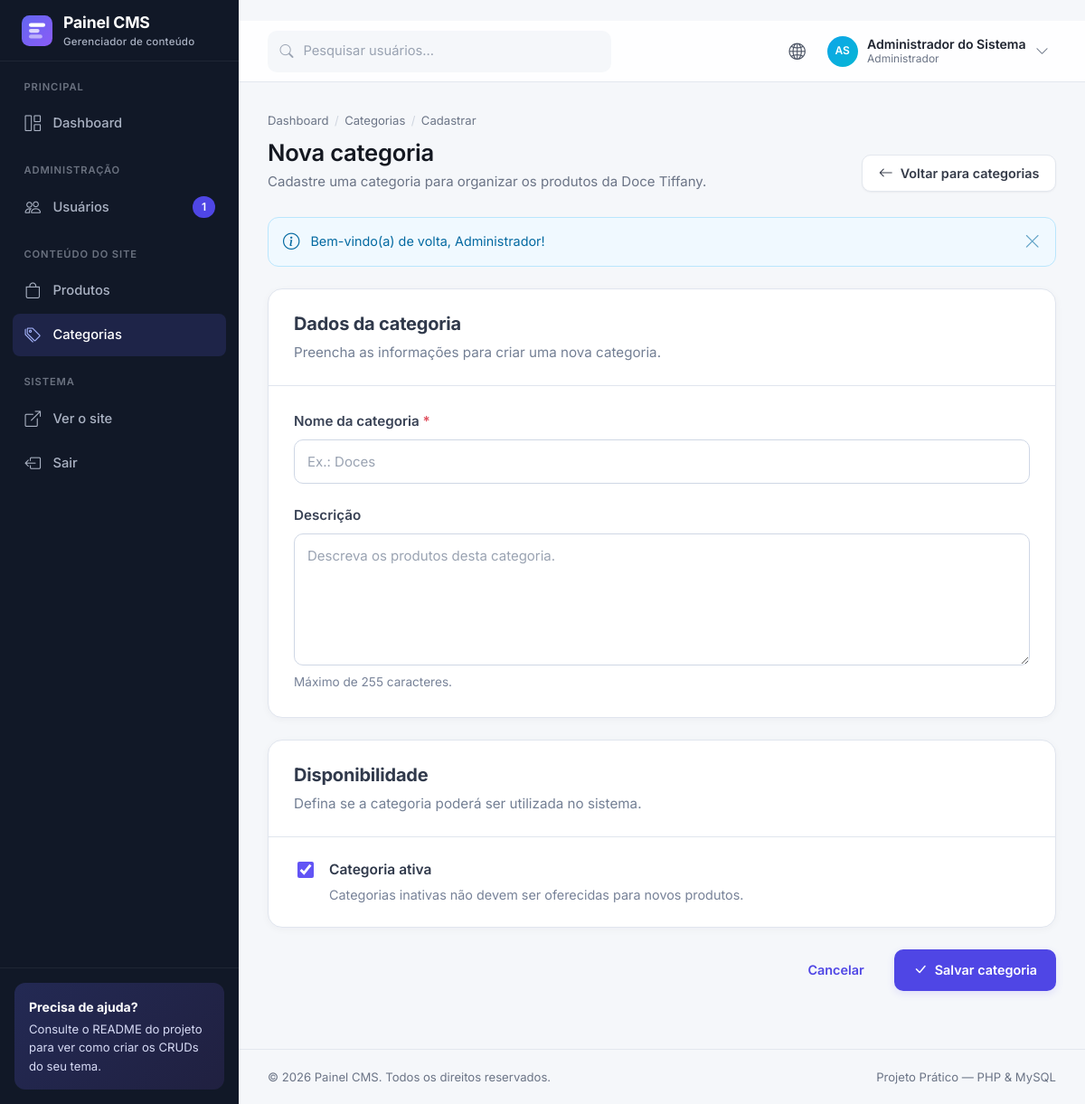
Screenshot of /pages/categorias-cadastrar.php (signed in) with the database file from the repository.
### tables this page shows
CREATE TABLE `usuarios` (
  `id` int(10) unsigned NOT NULL AUTO_INCREMENT,
  `nome` varchar(100) NOT NULL,
  `email` varchar(150) NOT NULL,
  `usuario` varchar(30) NOT NULL,
  `senha` varchar(255) NOT NULL,
  `telefone` varchar(20) DEFAULT NULL,
  `foto` varchar(255) DEFAULT NULL,
  `biografia` mediumtext DEFAULT NULL,
  `perfil` enum('admin','editor') NOT NULL DEFAULT 'editor',
  `status` tinyint(1) NOT NULL DEFAULT 1,
  `criado_em` datetime NOT NULL DEFAULT current_timestamp(),
  `atualizado_em` datetime DEFAULT NULL ON UPDATE current_timestamp(),
  `ultimo_acesso` datetime DEFAULT NULL,
  PRIMARY KEY (`id`),
  UNIQUE KEY `uk_usuarios_email` (`email`),
  UNIQUE KEY `uk_usuarios_usuario` (`usuario`),
  KEY `idx_usuarios_perfil_status` (`perfil`,`status`)
);

### includes/auth.php (called while the page is built, shortened)
<?php
require_once __DIR__ . '/sessao.php';
$sql = $pdo->prepare('SELECT id, nome, email, usuario, foto, perfil, status FROM usuarios WHERE id = ?');
$sql->execute([$_SESSION['usuario_id']]);
$usuarioLogado = $sql->fetch();
function ehAdmin(): bool
{
    return ($_SESSION['usuario_perfil'] ?? '') === 'admin';
}

### includes/funcoes.php (the view, shortened to what this page needs)
<?php
function e($texto): string
{
    return htmlspecialchars((string) $texto, ENT_QUOTES, 'UTF-8');
}
function exibirMensagem(): void
{
    $mensagem = $_SESSION['mensagem'];
    $icones = [
        'success' => 'bi-check-circle',
        'danger'  => 'bi-exclamation-octagon',
        'warning' => 'bi-exclamation-triangle',
        'info'    => 'bi-info-circle',
    ];
    $tipo = isset($icones[$mensagem['tipo']]) ? $mensagem['tipo'] : 'info';
    echo '<div class="alert alert-' . $tipo . '" role="alert">'
       . '<i class="bi ' . $icones[$tipo] . '"></i>'
       . '<div>' . e($mensagem['texto']) . '</div>'
       . '<button type="button" class="alert__close" aria-label="Fechar"><i class="bi bi-x-lg"></i></button>'
       . '</div>';
}
function nomePerfil(string $perfil): string
{
    return $perfil === 'admin' ? 'Administrador' : 'Editor';
}
function iniciais(string $nome): string
{
    $partes = preg_split('/\s+/', trim($nome));
    $primeira = mb_substr($partes[0], 0, 1);
    $ultima   = count($partes) > 1 ? mb_substr(end($partes), 0, 1) : '';
    return mb_strtoupper($primeira . $ultima);
}
function avatar(array $usuario, string $classeExtra = ''): string
{
    $classe = trim('avatar ' . $classeExtra);
    $cor = 'avatar--c' . (($usuario['id'] % 5) + 1);
    return '<span class="' . $classe . ' ' . $cor . '">' . e(iniciais($usuario['nome'])) . '</span>';
}

### includes/header.php (shortened to what this page needs)
<!DOCTYPE html>
<html lang="pt-BR">
<head>
  <link rel="stylesheet" href="../css/vendor/bootstrap-icons/bootstrap-icons.min.css">
  <link rel="stylesheet" href="../css/style.css">
</head>
<body>
  <div class="app">
    <?php require __DIR__ . '/sidebar.php'; ?>
    <div class="main">
      <header class="topbar">
        <?php if (ehAdmin()): ?>
        <form class="topbar__search" action="usuarios.php" method="get" role="search">
          <i class="bi bi-search"></i>
          <input type="search" class="form-control" name="busca" placeholder="Pesquisar usuários..." aria-label="Pesquisar usuários">
        </form>
        <?php endif; ?>
        <div class="topbar__actions">
          <a href="#" class="icon-btn" title="Ver o site" target="_blank" rel="noopener"><i class="bi bi-globe2"></i></a>
          <div class="dropdown">
            <button type="button" class="user-menu" data-dropdown-toggle aria-haspopup="true" aria-expanded="false">
              <?= avatar($usuarioLogado, 'avatar-sm') ?>
              <span class="user-menu__info">
                <span class="user-menu__name"><?= e($usuarioLogado['nome']) ?></span>
                <span class="user-menu__role"><?= nomePerfil($usuarioLogado['perfil']) ?></span>
              </span>
              <i class="bi bi-chevron-down text-muted"></i>
            </button>
          </div>
        </div>
      </header>

### rows the page displays
usuarios: nome "AS", nome "Administrador do Sistema", perfil "Administrador"

### other values shown
$totalUsuariosMenu "1"
$mensagem['texto'] "Bem-vindo(a) de volta, Administrador!"
